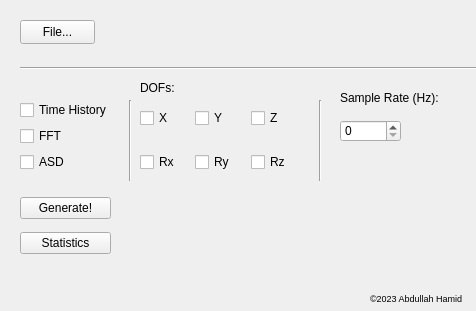
<?xml version="1.0" encoding="UTF-8"?>
<ui version="4.0">
 <class>widget</class>
 <widget class="QWidget" name="widget">
  <property name="geometry">
   <rect>
    <x>0</x>
    <y>0</y>
    <width>476</width>
    <height>311</height>
   </rect>
  </property>
  <property name="windowTitle">
   <string>Seismic Analyzer</string>
  </property>
  <widget class="QPushButton" name="fileButton">
   <property name="geometry">
    <rect>
     <x>20</x>
     <y>20</y>
     <width>75</width>
     <height>24</height>
    </rect>
   </property>
   <property name="text">
    <string>File...</string>
   </property>
  </widget>
  <widget class="QLabel" name="filePath">
   <property name="geometry">
    <rect>
     <x>120</x>
     <y>20</y>
     <width>521</width>
     <height>16</height>
    </rect>
   </property>
   <property name="text">
    <string/>
   </property>
  </widget>
  <widget class="QWidget" name="verticalLayoutWidget">
   <property name="geometry">
    <rect>
     <x>20</x>
     <y>100</y>
     <width>92</width>
     <height>74</height>
    </rect>
   </property>
   <layout class="QVBoxLayout" name="verticalLayout">
    <item>
     <widget class="QCheckBox" name="checkBox_Time">
      <property name="text">
       <string>Time History</string>
      </property>
     </widget>
    </item>
    <item>
     <widget class="QCheckBox" name="checkBox_FFT">
      <property name="text">
       <string>FFT</string>
      </property>
     </widget>
    </item>
    <item>
     <widget class="QCheckBox" name="checkBox_ASD">
      <property name="text">
       <string>ASD</string>
      </property>
     </widget>
    </item>
   </layout>
  </widget>
  <widget class="Line" name="line">
   <property name="geometry">
    <rect>
     <x>120</x>
     <y>100</y>
     <width>20</width>
     <height>81</height>
    </rect>
   </property>
   <property name="orientation">
    <enum>Qt::Vertical</enum>
   </property>
  </widget>
  <widget class="QLabel" name="label">
   <property name="geometry">
    <rect>
     <x>140</x>
     <y>80</y>
     <width>49</width>
     <height>16</height>
    </rect>
   </property>
   <property name="text">
    <string>DOFs:</string>
   </property>
  </widget>
  <widget class="Line" name="line_2">
   <property name="geometry">
    <rect>
     <x>310</x>
     <y>100</y>
     <width>20</width>
     <height>81</height>
    </rect>
   </property>
   <property name="orientation">
    <enum>Qt::Vertical</enum>
   </property>
  </widget>
  <widget class="QLabel" name="label_2">
   <property name="geometry">
    <rect>
     <x>340</x>
     <y>90</y>
     <width>101</width>
     <height>16</height>
    </rect>
   </property>
   <property name="text">
    <string>Sample Rate (Hz):</string>
   </property>
  </widget>
  <widget class="QSpinBox" name="spinBox_SampleRate">
   <property name="geometry">
    <rect>
     <x>340</x>
     <y>120</y>
     <width>61</width>
     <height>22</height>
    </rect>
   </property>
   <property name="maximum">
    <number>9999</number>
   </property>
   <property name="value">
    <number>0</number>
   </property>
  </widget>
  <widget class="QWidget" name="gridLayoutWidget">
   <property name="geometry">
    <rect>
     <x>140</x>
     <y>90</y>
     <width>160</width>
     <height>100</height>
    </rect>
   </property>
   <layout class="QGridLayout" name="gridLayout">
    <item row="0" column="2">
     <widget class="QCheckBox" name="checkBox_DOFZ">
      <property name="text">
       <string>Z</string>
      </property>
     </widget>
    </item>
    <item row="0" column="0">
     <widget class="QCheckBox" name="checkBox_DOFX">
      <property name="text">
       <string>X</string>
      </property>
     </widget>
    </item>
    <item row="0" column="1">
     <widget class="QCheckBox" name="checkBox_DOFY">
      <property name="text">
       <string>Y</string>
      </property>
     </widget>
    </item>
    <item row="1" column="0">
     <widget class="QCheckBox" name="checkBox_DOFRx">
      <property name="text">
       <string>Rx</string>
      </property>
     </widget>
    </item>
    <item row="1" column="1">
     <widget class="QCheckBox" name="checkBox_DOFRy">
      <property name="text">
       <string>Ry</string>
      </property>
     </widget>
    </item>
    <item row="1" column="2">
     <widget class="QCheckBox" name="checkBox_DOFRz">
      <property name="text">
       <string>Rz</string>
      </property>
     </widget>
    </item>
   </layout>
  </widget>
  <widget class="Line" name="line_3">
   <property name="geometry">
    <rect>
     <x>20</x>
     <y>60</y>
     <width>621</width>
     <height>16</height>
    </rect>
   </property>
   <property name="orientation">
    <enum>Qt::Horizontal</enum>
   </property>
  </widget>
  <widget class="QWidget" name="verticalLayoutWidget_2">
   <property name="geometry">
    <rect>
     <x>20</x>
     <y>190</y>
     <width>91</width>
     <height>71</height>
    </rect>
   </property>
   <layout class="QVBoxLayout" name="verticalLayout_2">
    <item>
     <widget class="QPushButton" name="generateButton">
      <property name="text">
       <string>Generate!</string>
      </property>
     </widget>
    </item>
    <item>
     <widget class="QPushButton" name="pushButton_Stats">
      <property name="text">
       <string>Statistics</string>
      </property>
     </widget>
    </item>
   </layout>
  </widget>
  <widget class="QLabel" name="label_3">
   <property name="geometry">
    <rect>
     <x>370</x>
     <y>290</y>
     <width>101</width>
     <height>16</height>
    </rect>
   </property>
   <property name="font">
    <font>
     <pointsize>7</pointsize>
    </font>
   </property>
   <property name="text">
    <string>©2023 Abdullah Hamid</string>
   </property>
   <property name="indent">
    <number>-1</number>
   </property>
  </widget>
 </widget>
 <resources/>
 <connections/>
</ui>
